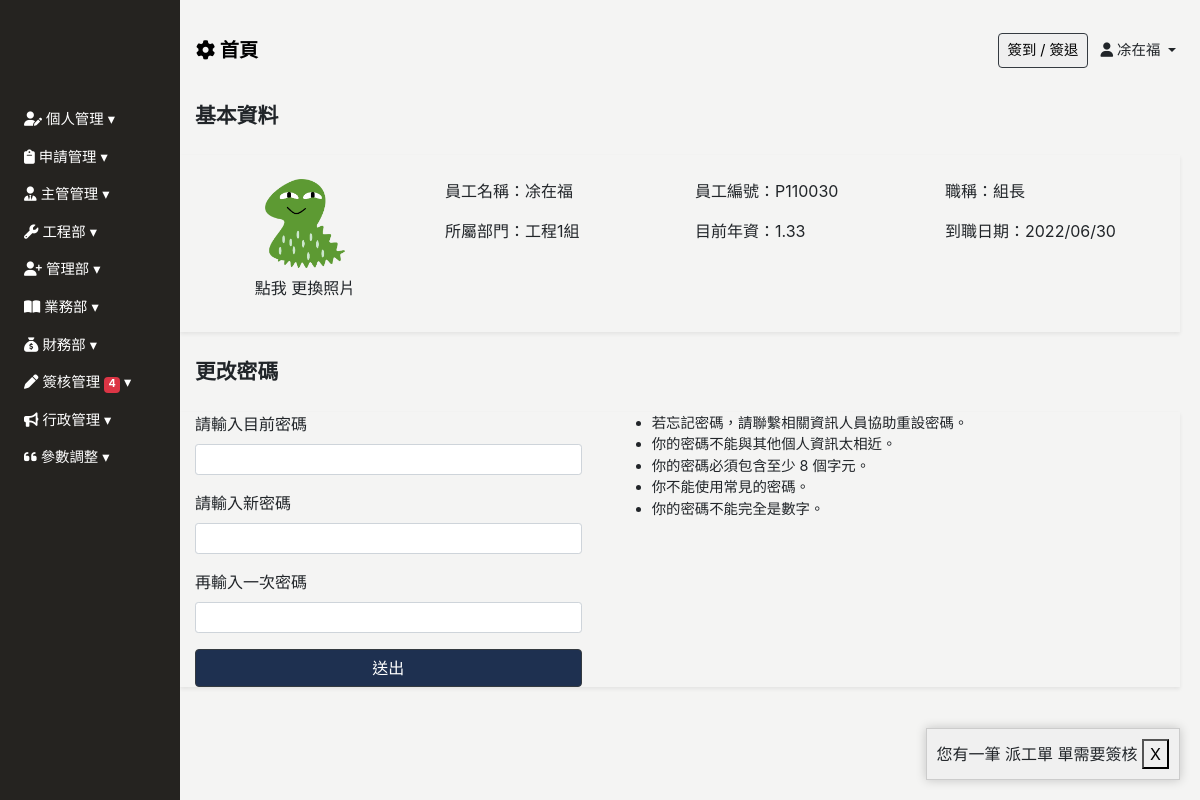
The app's page /profile/ (signed in), older data.
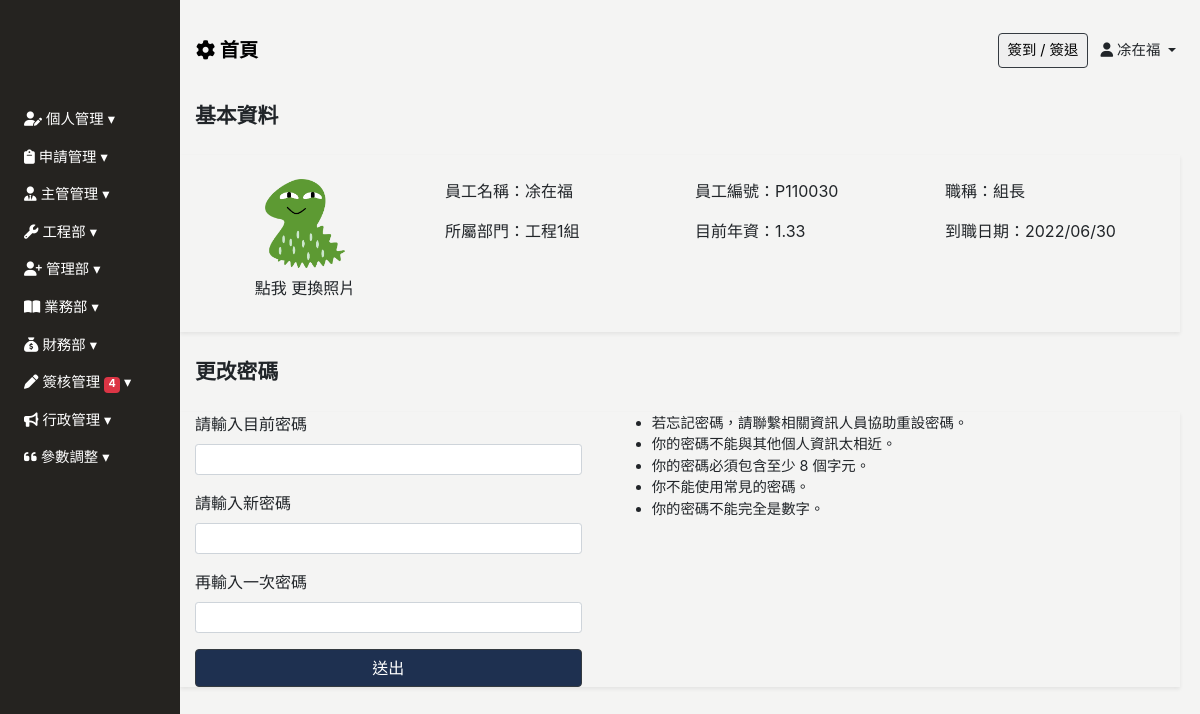
The same page, newer data.
### Backend/models.py (models this page shows, shortened)
class SysMessage(models.Model):
    Target_user = models.ForeignKey("Employee", related_name="sys_messages", on_delete=models.SET_NULL, null=True, blank=True, verbose_name='顯示對象')
    content = models.TextField(verbose_name='內容')
    watch = models.BooleanField(default=False,verbose_name='已看過')
    class Meta:
        verbose_name = '系統消息'
        verbose_name_plural = verbose_name

### Frontend/views.py (the view)
# urls.py: path('profile/', login_required(views.Profile.as_view()), name='profile'),
class Profile(DeleteView):
    model = User
    template_name = 'profile/profile.html'
    context_object_name = 'user'
    def get_object(self, queryset=None):
        return self.request.user

### Backend/context_processors.py (called while the page is built)
def pass_test_func(request):
    pass_test_func = settings.PASS_TEST_FUNC
    return {"pass_test_func":pass_test_func}

def sys_messages(request):
    if  isinstance(request.user, AnonymousUser):
        return {'sys_messages': {}}
    get_sys_messages = SysMessage.objects.filter(Target_user=request.user.employee,watch=False)
    bottom_position = 20  # 初始底部位置
    sys_messages_data = []
    for msg in get_sys_messages:
        sys_messages_data.append({
            'id': msg.id,
            'content': msg.content,
            'bottom': bottom_position
        })
        bottom_position += 70
    return {'sys_messages': sys_messages_data}

def client_list(request):
    clients = Client.objects.all()
    return {'clients': clients}

### Backend/models.py (called while the page is built)
    def seniority(self):
        start_work_date= self.start_work_date
        if start_work_date == None :
            return "人資單位未填寫入值日"
        today = datetime.today().date()
        total_months = (today.year - start_work_date.year) * 12 + (today.month - start_work_date.month)
        seniority_value = round(total_months / 12,2)
        return seniority_value

### Frontend/templates/profile/profile.html (shortened to what the changed rows need)
{% extends 'base/base_dashboard.html' %}
{% block import %}
<link rel="stylesheet" href="https://cdnjs.cloudflare.com/ajax/libs/dropzone/5.5.1/min/basic.min.css"
 />
<link rel="stylesheet" href="https://cdnjs.cloudflare.com/ajax/libs/dropzone/5.5.1/min/dropzone.min.css"
 />
{% load static%}
<link rel="stylesheet" href="{% static 'css/profile/profile.css' %}">
{% endblock %}

### Frontend/templates/base/base_dashboard.html (shortened to what this page needs)
<!DOCTYPE html>
<html lang="zh-Hant">
<head>
    <link rel="stylesheet" href="https://stackpath.bootstrapcdn.com/bootstrap/4.2.1/css/bootstrap.min.css"
>
    <link rel="stylesheet" href="https://cdnjs.cloudflare.com/ajax/libs/font-awesome/6.4.0/css/all.min.css">
    <link href="https://unpkg.com/bootstrap-table@1.22.1/dist/bootstrap-table.min.css" rel="stylesheet">
    <link href="https://cdn.rawgit.com/harvesthq/chosen/gh-pages/chosen.min.css" rel="stylesheet" />
    {% load static%}
    <link rel="stylesheet" href="{% static 'css/base/base.css' %}">
    <link rel="stylesheet" href="{% static 'css/index/index-login.css' %}">
    <link href="https://cdn.jsdelivr.net/npm/select2@4.1.0-rc.0/dist/css/select2.min.css" rel="stylesheet" />
    {% block import %}
    {% endblock %}
</head>
<body>
    {% include 'base/sidebar.html' %}
    {% include 'base/header.html' %}
    {% block main %}
    {% endblock %}
    {% for sys_message in sys_messages %}
    <div class="sys-message-popup" data-message-id="{{ sys_message.id }}" style="bottom: {{ sys_message.bottom }}px;">
        <span id="sys-message-content">{{ sys_message.content }}</span>
        <button class="sys-close-button">X</button>
    </div>
    {% endfor %}
</body>
<link href="https://cdn.jsdelivr.net/npm/sweetalert2@11.7.16/dist/sweetalert2.min.css
" rel="stylesheet">
</html>

Row changes from the older to the newer data that the page shows:
removed SysMessage: content "您有一筆 派工單 單需要簽核"
Text that changed along with them:
list line gone: "X"
